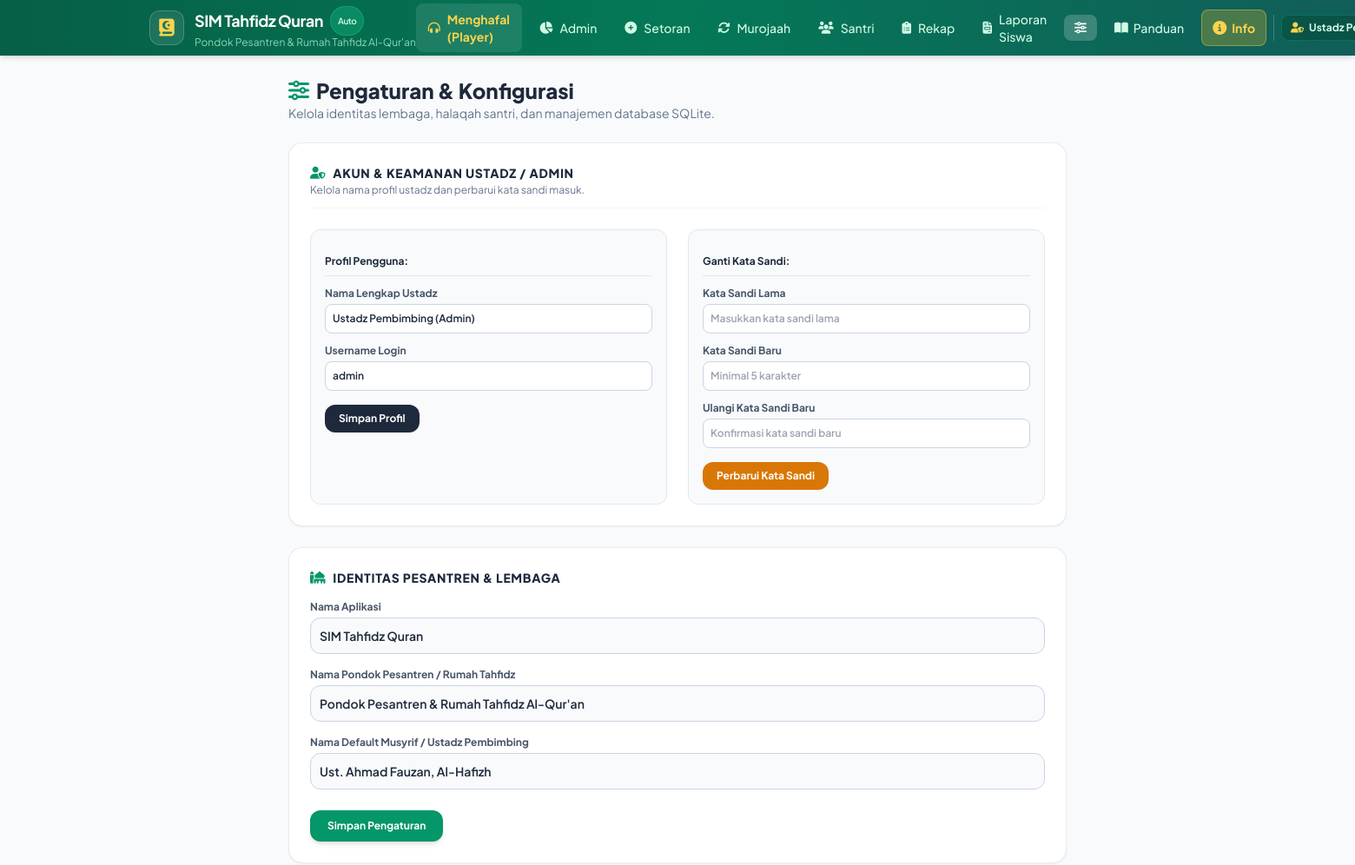
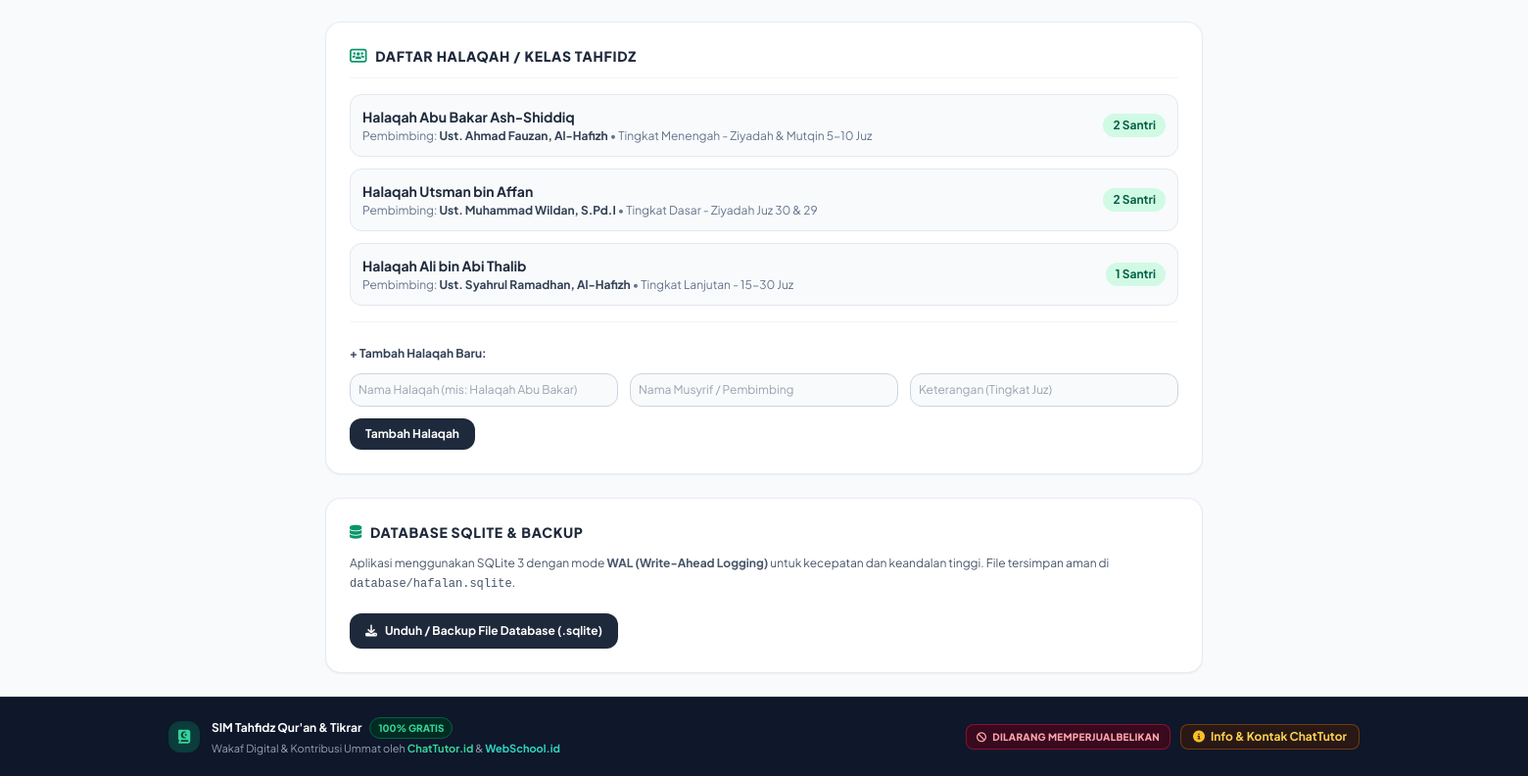
Page /pengaturan (signed in) on the committed database (2 pictures, top to bottom).
### tables this page shows
CREATE TABLE pengaturan (
                kunci TEXT PRIMARY KEY,
                nilai TEXT
            );

CREATE TABLE halaqah (
                id INTEGER PRIMARY KEY AUTOINCREMENT,
                nama TEXT NOT NULL,
                pembimbing TEXT NOT NULL,
                keterangan TEXT,
                created_at DATETIME DEFAULT CURRENT_TIMESTAMP
            );

### views/pengaturan.php (the view, shortened to what the rows shown need)
<?php
$db = Database::getConnection();
$halaqahList = $db->query("SELECT h.*, COUNT(s.id) as total_santri FROM halaqah h LEFT JOIN santri s ON h.id = s.halaqah_id GROUP BY h.id ORDER BY h.id ASC")->fetchAll();
?>
<div class="max-w-4xl mx-auto space-y-6">
    <div>
        <h2 class="text-2xl font-extrabold text-slate-800 flex items-center gap-2">
            <i class="fa-solid fa-sliders text-emerald-600"></i> Pengaturan & Konfigurasi
        </h2>
    </div>
    <div class="bg-white rounded-2xl shadow-sm border border-slate-200/80 p-5 sm:p-6 space-y-4">
        <div class="space-y-3">
            <?php foreach ($halaqahList as $hl): ?>
                <div class="p-3 rounded-xl bg-slate-50 border border-slate-200 flex items-center justify-between text-xs">
                    <div>
                        <div class="font-bold text-slate-800 text-sm"><?= htmlspecialchars($hl['nama']) ?></div>
                        <div class="text-slate-500 mt-0.5">
                            Pembimbing: <b class="text-slate-700"><?= htmlspecialchars($hl['pembimbing']) ?></b> • <?= htmlspecialchars($hl['keterangan'] ?? '') ?>
                        </div>
                    </div>
                    <span class="bg-emerald-100 text-emerald-800 font-bold px-2.5 py-1 rounded-full text-xs">
                        <?= $hl['total_santri'] ?> Santri
                    </span>
                </div>
            <?php endforeach; ?>
        </div>
    </div>
</div>

### views/layout/header.php (shortened to what the rows shown need)
<?php
$namaAplikasi = 'SIM Tahfidz Qur\'an';
$namaPesantren = 'Pondok Pesantren & Rumah Tahfidz';
if (class_exists('App\Database')) {
    try {
        $db = App\Database::getConnection();
        $stmtApp = $db->query("SELECT nilai FROM pengaturan WHERE kunci = 'nama_aplikasi'");
        $valApp = $stmtApp->fetchColumn();
        if ($valApp) $namaAplikasi = $valApp;
        $stmtPes = $db->query("SELECT nilai FROM pengaturan WHERE kunci = 'nama_pesantren'");
        $valPes = $stmtPes->fetchColumn();
        if ($valPes) $namaPesantren = $valPes;
    } catch (\Throwable $e) {}
}
?>
<!DOCTYPE html>
<html lang="id" class="h-full bg-slate-50">
<head>
    <script src="https://cdn.tailwindcss.com"></script>
    <link rel="stylesheet" href="https://cdnjs.cloudflare.com/ajax/libs/font-awesome/6.5.1/css/all.min.css">
</head>
<body class="h-full flex flex-col bg-slate-50 text-slate-800 antialiased pb-20 md:pb-0">
    <header class="bg-gradient-to-r from-emerald-800 via-emerald-700 to-teal-800 text-white shadow-md sticky top-0 z-40 no-print">
        <div class="max-w-7xl mx-auto px-4 sm:px-6 lg:px-8">
            <div class="flex items-center justify-between h-16">
                <div class="flex items-center space-x-3">
                    <a href="player" class="flex items-center space-x-3 group">
                        <div>
                            <h1 class="text-lg font-bold tracking-tight text-white flex items-center gap-2">
                                <?= htmlspecialchars($namaAplikasi) ?>
                                <span class="bg-emerald-500/40 text-emerald-100 text-[10px] px-2 py-0.5 rounded-full font-semibold border border-emerald-400/30">Auto</span>
                            </h1>
                            <p class="text-xs text-emerald-200/80 truncate max-w-[200px] sm:max-w-xs">
                                <?= htmlspecialchars($namaPesantren) ?>
                            </p>
                        </div>
                    </a>
                </div>
            </div>
        </div>
    </header>
    <main class="flex-1 w-full max-w-7xl mx-auto px-4 sm:px-6 lg:px-8 py-6">

### rows in the picture
pengaturan: nilai "SIM Tahfidz Quran"
pengaturan: nilai "Pondok Pesantren & Rumah Tahfidz Al-Qur'an"
halaqah: nama "Halaqah Abu Bakar Ash-Shiddiq", pembimbing "Ust. Ahmad Fauzan, Al-Hafizh", keterangan "Tingkat Menengah - Ziyadah & Mutqin 5-10 Juz", total_santri "2"
halaqah: nama "Halaqah Utsman bin Affan", pembimbing "Ust. Muhammad Wildan, S.Pd.I", keterangan "Tingkat Dasar - Ziyadah Juz 30 & 29", total_santri "2"
halaqah: nama "Halaqah Ali bin Abi Thalib", pembimbing "Ust. Syahrul Ramadhan, Al-Hafizh", keterangan "Tingkat Lanjutan - 15-30 Juz", total_santri "1"

### other values in the picture
App\Auth::name() "Ustadz Pembimbin…"
